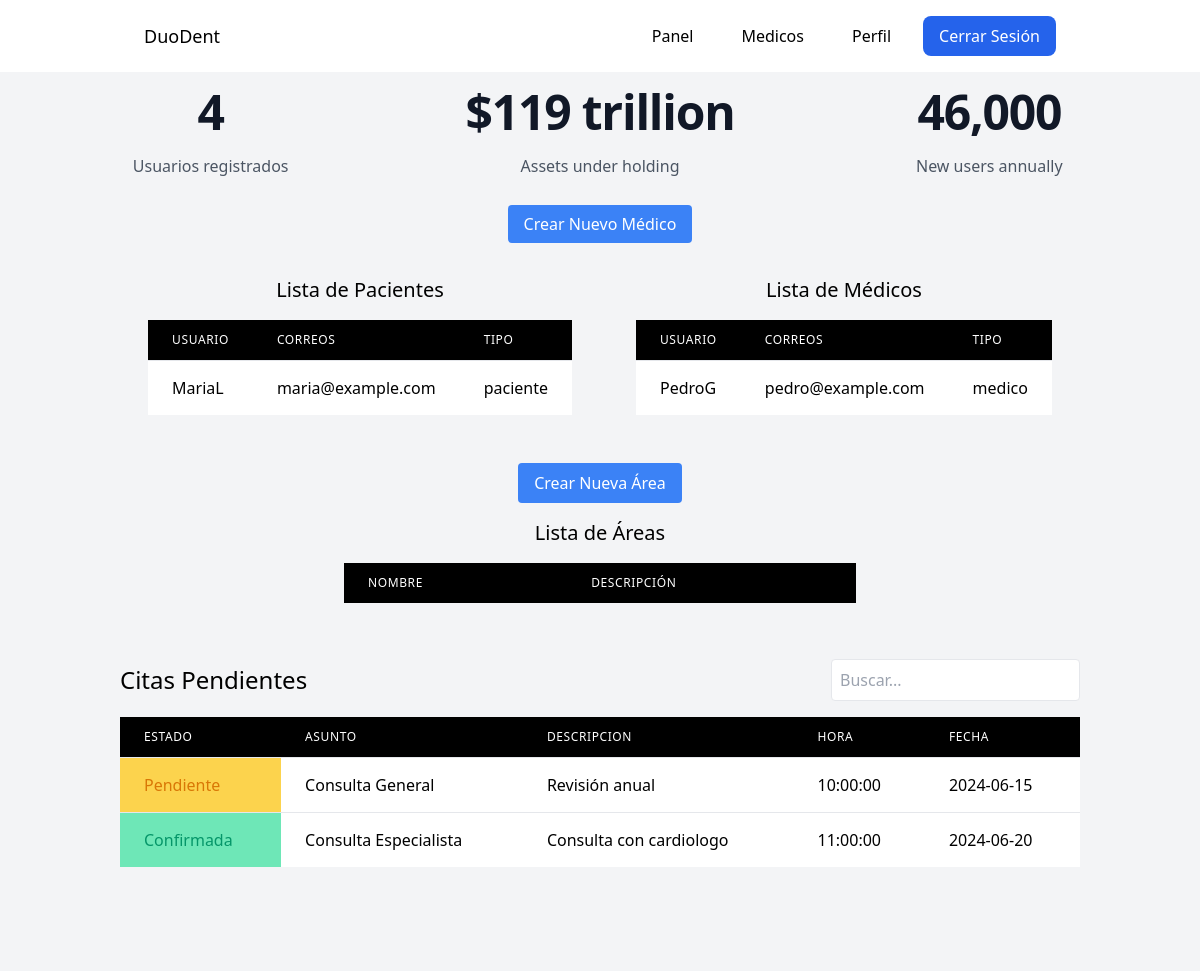
Screenshot of /dashboard.php (signed in) with the database file from the repository.
### tables this page shows
CREATE TABLE User (
    ID_User INTEGER PRIMARY KEY auto_increment,
    Username VARCHAR(50) NOT NULL,
    Clave VARCHAR(50) NOT NULL,
    ConfirmClave VARCHAR(50) NOT NULL,
    Correo VARCHAR(50),
    Id_rol INTEGER NOT NULL,
    tipo VARCHAR(50),  
    FOREIGN KEY (Id_rol) REFERENCES Roles(ID_Rol)
);

CREATE TABLE Citas (
    ID_Cita INTEGER PRIMARY KEY auto_increment,
    Asunto VARCHAR(100),
    Descripcion VARCHAR(255),
    Fecha DATE,
    Hora TIME,
    Tiempo TIME,
    Estado VARCHAR(20),
    ID_Paciente INTEGER NOT NULL,
    ID_Medico INTEGER NOT NULL,
    FOREIGN KEY (ID_Paciente) REFERENCES Paciente(ID_User),
    FOREIGN KEY (ID_Medico) REFERENCES Medico(ID_User)
);

### models/Usuario.php (called while the page is built, shortened)
<?php
class Usuario
{
    public function cantidadUser()
    {
        $conn = new Conn();
        $conexion = $conn->conectar();
        $sql = "SELECT COUNT(*) as total FROM user";
        $stmt = $conexion->query($sql);
        $resultado = $stmt->fetch(PDO::FETCH_ASSOC);
        return $resultado['total'];
    }
    public function mostrarPorTipo($tipo)
    {
        $conn = new Conn();
        $conexion = $conn->conectar();
        $resultados = [];
        $sql = "SELECT * FROM user WHERE tipo = ?";
        $stmt = $conexion->prepare($sql);
        if ($stmt->execute([$tipo])) {
            while ($fila = $stmt->fetch(PDO::FETCH_ASSOC)) {
                $resultados[] = $fila;
            }
        } else {
            error_log('Error al ejecutar la consulta: ' . $stmt->errorInfo()[2]);
        }
        return $resultados;
    }
}

### controllers/UsuarioController.php (called while the page is built, shortened)
<?php
require_once "models/Usuario.php";
class UsuarioController
{
    public function cantidadUser()
    {
        $usuario = new Usuario();
        return $usuario->cantidadUser();
    }
    public function mostrarPaciente()
    {
        $tipo = 'paciente';
        $usuario = new Usuario();
        return $usuario->mostrarPorTipo($tipo);
    }
    public function mostrarMedicos()
    {
        $usuario = new Usuario();
        return $usuario->mostrarPorTipo('medico');
    }
}

### models/Citas.php (called while the page is built, shortened)
<?php
class Citas
{
    public function mostrar()
    {
        $conn = new Conn();
        $conexion = $conn->conectar();
        $sql = "SELECT * FROM citas";
        $resultado = $conexion->query($sql);
        return $resultado;
    }
}

### controllers/CitaController.php (called while the page is built, shortened)
<?php
require_once "models/Citas.php";
class CitasController
{
    public function mostrar()
    {
        $citas = new Citas();
        return $citas->mostrar();
    }
}

### dashboard.php (the view, shortened to what this page needs)
<?php
require_once "controllers/UsuarioController.php";
require_once "controllers/CitaController.php";
$usuarioController = new UsuarioController();
$pacientes = $usuarioController->mostrarPaciente();
$medicos = $usuarioController->mostrarMedicos();
$citaController = new CitasController();
$citas = $citaController->mostrar();
$total_usuarios = $usuarioController->cantidadUser();
?>
<?php
require_once 'layout/header.php';
require_once 'layout/nav.php';
?>
<div class="bg-gray-100">
    <div class="bg-gray-100 py-4">
        <div class="mx-auto max-w-7xl px-6 lg:px-8">
            <dl class="grid grid-cols-1 gap-x-8 gap-y-16 text-center lg:grid-cols-3">
                <div class="mx-auto flex max-w-xs flex-col gap-y-4">
                    <dt class="text-base leading-7 text-gray-600">Usuarios registrados</dt>
                    <dd class="order-first text-3xl font-semibold tracking-tight text-gray-900 sm:text-5xl"><?php echo $total_usuarios; ?></dd>
                </div>
                <div class="mx-auto flex max-w-xs flex-col gap-y-4">
                    <dt class="text-base leading-7 text-gray-600">Assets under holding</dt>
                    <dd class="order-first text-3xl font-semibold tracking-tight text-gray-900 sm:text-5xl">$119 trillion</dd>
                </div>
                <div class="mx-auto flex max-w-xs flex-col gap-y-4">
                    <dt class="text-base leading-7 text-gray-600">New users annually</dt>
                    <dd class="order-first text-3xl font-semibold tracking-tight text-gray-900 sm:text-5xl">46,000</dd>
                </div>
            </dl>
        </div>
    </div>
    <div class="text-center my-4">
        <a href="medicos.php" class="bg-blue-500 text-white py-2 px-4 rounded">Crear Nuevo Médico</a>
    </div>
    <div class="p-6 bg-gray-100">
        <div class="text-center flex gap-x-16 justify-center">
            <div class="mb-6">
                <h2 class="text-xl mb-4">Lista de Pacientes</h2>
                <div class="overflow-x-auto">
                    <table class="min-w-full divide-y divide-gray-200">
                        <thead class="bg-black">
                            <tr>
                                <th class="px-6 py-3 text-left text-xs font-medium text-white uppercase tracking-wider">Usuario</th>
                                <th class="px-6 py-3 text-left text-xs font-medium text-white uppercase tracking-wider">Correos</th>
                                <th class="px-6 py-3 text-left text-xs font-medium text-white uppercase tracking-wider">Tipo</th>
                            </tr>
                        </thead>
                        <tbody class="bg-white divide-y divide-gray-200">
                            <?php foreach ($pacientes as $paciente) : ?>
                                <tr>
                                    <td class="px-6 py-4 whitespace-nowrap"><?php echo $paciente["Username"] ?></td>
                                    <td class="px-6 py-4 whitespace-nowrap"><?php echo $paciente["Correo"] ?></td>
                                    <td class="px-6 py-4 whitespace-nowrap"><?php echo $paciente["tipo"] ?></td>
                                </tr>
                            <?php endforeach; ?>
                        </tbody>
                    </table>
                </div>
            </div>
            <div class="">
                <h2 class="text-xl mb-4">Lista de Médicos</h2>
                <div class="overflow-x-auto">
                    <table class="min-w-full divide-y divide-gray-200">
                        <thead class="bg-black">
                            <tr>
                                <th class="px-6 py-3 text-left text-xs font-medium text-white uppercase tracking-wider">Usuario</th>
                                <th class="px-6 py-3 text-left text-xs font-medium text-white uppercase tracking-wider">Correos</th>
                                <th class="px-6 py-3 text-left text-xs font-medium text-white uppercase tracking-wider">Tipo</th>
                            </tr>
                        </thead>
                        <tbody class="bg-white divide-y divide-gray-200">
                            <?php foreach ($medicos as $medico) : ?>
                                <tr>
                                    <td class="px-6 py-4 whitespace-nowrap"><?php echo $medico["Username"] ?></td>
                                    <td class="px-6 py-4 whitespace-nowrap"><?php echo $medico["Correo"] ?></td>
                                    <td class="px-6 py-4 whitespace-nowrap"><?php echo $medico["tipo"] ?></td>
                                </tr>
                            <?php endforeach; ?>
                        </tbody>
                    </table>
                </div>
            </div>
        </div>
    <div class="p-6 bg-gray-100">
        <div class="text-center">
            <a href="Area.php" class="bg-blue-500  text-white py-2 px-4 rounded inline-block mb-4">Crear Nueva Área</a>
        </div>
     <div class="overflow-x-auto mx-auto max-w-lg">
    <h2 class="text-xl mb-4 text-center">Lista de Áreas</h2>
    <table class="min-w-full divide-y divide-gray-200">
        <thead class="bg-black">
            <tr>
                <th class="px-6 py-3 text-left text-xs font-medium text-white uppercase tracking-wider">Nombre</th>
                <th class="px-6 py-3 text-left text-xs font-medium text-white uppercase tracking-wider">Descripción</th>
            </tr>
        </thead>
    </table>
</div>
        <div class="p-6 bg-gray-100">
            <div class="container mx-auto px-4 sm:px-6 lg:px-8 py-8">
                <div class="flex items-center justify-between mb-4">
                    <h2 class="text-2xl">Citas Pendientes</h2>
                    <input type="text" id="searchInput" onkeyup="searchTable()" placeholder="Buscar..." class="p-2 border rounded">
                </div>
                <div class="overflow-x-auto">
                    <table class="min-w-full divide-y divide-gray-200">
                        <thead class="bg-black">
                            <tr>
                                <th class="px-6 py-3 text-left text-xs font-medium text-white uppercase tracking-wider">Estado</th>
                                <th class="px-6 py-3 text-left text-xs font-medium text-white uppercase tracking-wider">Asunto</th>
                                <th class="px-6 py-3 text-left text-xs font-medium text-white uppercase tracking-wider">Descripcion</th>
                                <th class="px-6 py-3 text-left text-xs font-medium text-white uppercase tracking-wider">Hora</th>
                                <th class="px-6 py-3 text-left text-xs font-medium text-white uppercase tracking-wider">Fecha</th>
                            </tr>
                        </thead>
                        <tbody class="bg-white divide-y divide-gray-200">
                            <?php foreach ($citas as $cita) :
                                $estadoClass = '';
                                if ($cita["Estado"] == "Pendiente") {
                                    $estadoClass = 'bg-yellow-300 text-yellow-600';
                                } elseif ($cita["Estado"] == "Confirmada") {
                                    $estadoClass = 'bg-green-300 text-green-600';
                                }
                            ?>
                                <tr>
                                    <td class="px-6 py-4 whitespace-nowrap <?php echo $estadoClass ?>"><?php echo $cita["Estado"] ?></td>
                                    <td class="px-6 py-4 whitespace-nowrap"><?php echo $cita["Asunto"] ?></td>
                                    <td class="px-6 py-4 whitespace-nowrap"><?php echo $cita["Descripcion"] ?></td>
                                    <td class="px-6 py-4 whitespace-nowrap"><?php echo $cita["Hora"] ?></td>
                                    <td class="px-6 py-4 whitespace-nowrap"><?php echo $cita["Fecha"] ?></td>
                                </tr>
                            <?php endforeach; ?>
                        </tbody>
                    </table>
                </div>
            </div>
        </div>
    </div>
    <link rel="stylesheet" href="https://cdn.datatables.net/1.10.25/css/jquery.dataTables.min.css">
</div>

### layout/header.php (shortened to what this page needs)
<head>
    <link href="https://cdn.jsdelivr.net/npm/tailwindcss@2.2.19/dist/tailwind.min.css" rel="stylesheet">
    <link rel="stylesheet" href="https://cdnjs.cloudflare.com/ajax/libs/font-awesome/6.0.0-beta3/css/all.min.css">
</head>

### layout/nav.php (shortened to what this page needs)
<header class="text-black py-4">
    <div class="container mx-auto flex justify-between items-center px-4 md:px-14">
        <a href="index.php" class="text-lg">DuoDent</a>
        <div class="flex flex-col md:flex-row items-center justify-center space-y-4 md:space-y-0 md:space-x-4">
            <?php
            if (isset($_SESSION["tipo"])) { ?>
                <?php
                switch ($_SESSION["tipo"]) {
                    case 'paciente': ?>
                    <?php
                    case 'admin': ?>
                        <a href="dashboard.php" class="text-black px-4 py-2 rounded hover:text-blue-600">Panel</a>
                        <a href="#" class="text-black px-4 py-2 rounded hover:text-blue-600">Medicos</a>
                        <a href="#" class="text-black px-4 py-2 rounded hover:text-blue-600">Perfil</a>
                        <div>
                            <a href="logout.php" class="bg-blue-600 text-white px-4 py-2 rounded-lg
                                hover:bg-blue-700 block md:inline-block">Cerrar Sesión</a>
                        </div>
                        <?php break; ?>
                <?php break;
                }
                ?>
            <?php } ?>
        </div>
    </div>
</header>

### rows the page displays
user: Username "MariaL", Correo "maria@example.com", tipo "paciente"
user: Username "PedroG", Correo "pedro@example.com", tipo "medico"
citas: Estado "Pendiente", Asunto "Consulta General", Descripcion "Revisión anual", Hora "10:00:00", Fecha "2024-06-15"
citas: Estado "Confirmada", Asunto "Consulta Especialista", Descripcion "Consulta con cardiologo", Hora "11:00:00", Fecha "2024-06-20"

### other values shown
$total_usuarios "4"
